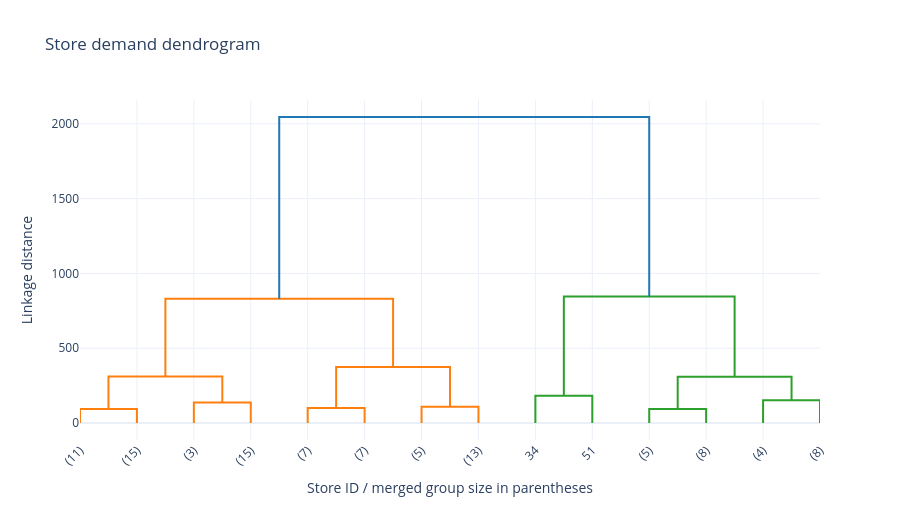

Write notebook code for a chart like this one.
### Code cell
# for SKU in ts_retail['SKU_id'].unique():
# select TOP SKU (in case there are a lot of SKU)
top_sum = ts_retail.groupby('SKU_id')[['Demand']].sum()
top_sum['percent'] = top_sum['Demand']/top_sum['Demand'].sum()
top_SKU = top_sum.index[top_sum['percent'] >= 0.01].tolist()
demand_top_sku = ts_retail[ts_retail['SKU_id'].isin(top_SKU)]

demand_top_sku_pivot = pd.pivot_table(demand_top_sku.groupby(['SKU_id', 'Store_id'])['Demand'].mean().reset_index(),
                                      index='Store_id', values='Demand', columns='SKU_id', fill_value=0).rename_axis(None, axis=1)


# Select Clustering method: tbd, e.g. AgglomerativeClustering
agcl =  AgglomerativeClustering(distance_threshold=0, n_clusters=None)
agcl = agcl.fit(demand_top_sku_pivot)
# plot the top three levels of the dendrogram
plot_dendrogram(
    agcl, truncate_mode="level", p=3,
    labels=demand_top_sku_pivot.index.astype(str).tolist(),
).show()

### Figure 1 — Plotly figure (JSON) as saved in the notebook; plotly's stock layout.template omitted (floating-point values rounded to 4 significant figures)
{"data": [{"hovertemplate": "Distance: %{y:.2f}<extra></extra>", "line": {"color": "#FF7F0E", "width": 2}, "mode": "lines", "showlegend": false, "type": "scatter", "x": [5.0, 5.0, 15.0, 15.0], "y": [0.0, 94.33, 94.33, 0.0]}, {"hovertemplate": "Distance: %{y:.2f}<extra></extra>", "line": {"color": "#FF7F0E", "width": 2}, "mode": "lines", "showlegend": false, "type": "scatter", "x": [25.0, 25.0, 35.0, 35.0], "y": [0.0, 137.4, 137.4, 0.0]}, {"hovertemplate": "Distance: %{y:.2f}<extra></extra>", "line": {"color": "#FF7F0E", "width": 2}, "mode": "lines", "showlegend": false, "type": "scatter", "x": [10.0, 10.0, 30.0, 30.0], "y": [94.33, 310.8, 310.8, 137.4]}, {"hovertemplate": "Distance: %{y:.2f}<extra></extra>", "line": {"color": "#FF7F0E", "width": 2}, "mode": "lines", "showlegend": false, "type": "scatter", "x": [45.0, 45.0, 55.0, 55.0], "y": [0.0, 100.2, 100.2, 0.0]}, {"hovertemplate": "Distance: %{y:.2f}<extra></extra>", "line": {"color": "#FF7F0E", "width": 2}, "mode": "lines", "showlegend": false, "type": "scatter", "x": [65.0, 65.0, 75.0, 75.0], "y": [0.0, 109.3, 109.3, 0.0]}, {"hovertemplate": "Distance: %{y:.2f}<extra></extra>", "line": {"color": "#FF7F0E", "width": 2}, "mode": "lines", "showlegend": false, "type": "scatter", "x": [50.0, 50.0, 70.0, 70.0], "y": [100.2, 374.3, 374.3, 109.3]}, {"hovertemplate": "Distance: %{y:.2f}<extra></extra>", "line": {"color": "#FF7F0E", "width": 2}, "mode": "lines", "showlegend": false, "type": "scatter", "x": [20.0, 20.0, 60.0, 60.0], "y": [310.8, 830.4, 830.4, 374.3]}, {"hovertemplate": "Distance: %{y:.2f}<extra></extra>", "line": {"color": "#2CA02C", "width": 2}, "mode": "lines", "showlegend": false, "type": "scatter", "x": [85.0, 85.0, 95.0, 95.0], "y": [0.0, 181.7, 181.7, 0.0]}, {"hovertemplate": "Distance: %{y:.2f}<extra></extra>", "line": {"color": "#2CA02C", "width": 2}, "mode": "lines", "showlegend": false, "type": "scatter", "x": [105.0, 105.0, 115.0, 115.0], "y": [0.0, 93.53, 93.53, 0.0]}, {"hovertemplate": "Distance: %{y:.2f}<extra></extra>", "line": {"color": "#2CA02C", "width": 2}, "mode": "lines", "showlegend": false, "type": "scatter", "x": [125.0, 125.0, 135.0, 135.0], "y": [0.0, 152.9, 152.9, 0.0]}, {"hovertemplate": "Distance: %{y:.2f}<extra></extra>", "line": {"color": "#2CA02C", "width": 2}, "mode": "lines", "showlegend": false, "type": "scatter", "x": [110.0, 110.0, 130.0, 130.0], "y": [93.53, 308.5, 308.5, 152.9]}, {"hovertemplate": "Distance: %{y:.2f}<extra></extra>", "line": {"color": "#2CA02C", "width": 2}, "mode": "lines", "showlegend": false, "type": "scatter", "x": [90.0, 90.0, 120.0, 120.0], "y": [181.7, 845.2, 845.2, 308.5]}, {"hovertemplate": "Distance: %{y:.2f}<extra></extra>", "line": {"color": "#1F77B4", "width": 2}, "mode": "lines", "showlegend": false, "type": "scatter", "x": [40.0, 40.0, 105.0, 105.0], "y": [830.4, 2046.0, 2046.0, 845.2]}], "layout": {"height": 520, "title": {"text": "Store demand dendrogram"}, "xaxis": {"tickangle": -45, "tickmode": "array", "ticktext": ["(11)", "(15)", "(3)", "(15)", "(7)", "(7)", "(5)", "(13)", "34", "51", "(5)", "(8)", "(4)", "(8)"], "tickvals": [5, 15, 25, 35, 45, 55, 65, 75, 85, 95, 105, 115, 125, 135], "title": {"text": "Store ID / merged group size in parentheses"}}, "yaxis": {"title": {"text": "Linkage distance"}}}}
